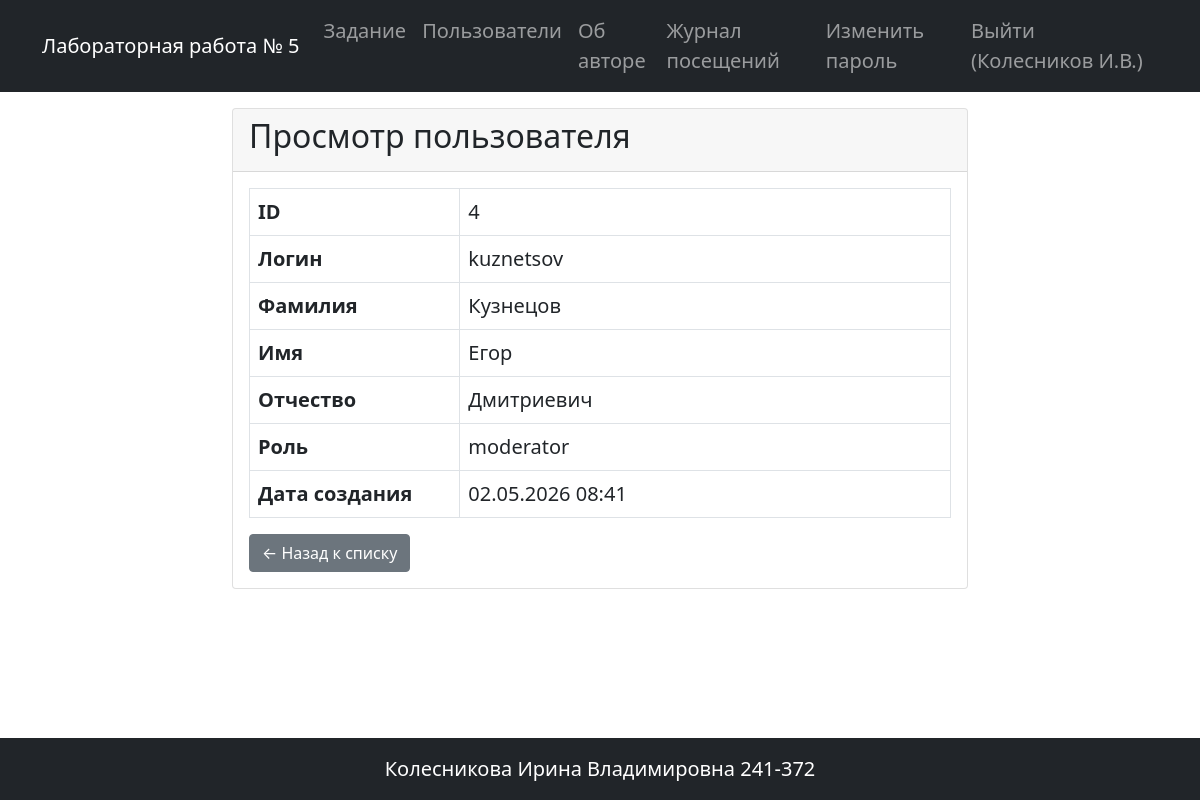
/user/4 (signed in), run on the app's committed database.
### app.py (models this page shows, shortened)
class User(UserMixin, db.Model):
    __tablename__ = 'users'
    id = db.Column(db.Integer, primary_key=True)
    login = db.Column(db.String(50), nullable=False, unique=True)
    password_hash = db.Column(db.String(255), nullable=False)
    last_name = db.Column(db.String(100), nullable=True)
    first_name = db.Column(db.String(100), nullable=False)
    patronymic = db.Column(db.String(100), nullable=True)
    role_id = db.Column(db.Integer, db.ForeignKey('roles.id'), nullable=True)
    created_at = db.Column(db.DateTime, default=datetime.now)
    role = db.relationship('Role', back_populates='users', lazy='select')
    @property
    def short_name(self):
        result = self.last_name if self.last_name else ''
        if self.first_name:
            result += f' {self.first_name[0]}.' if result else f'{self.first_name[0]}.'
        if self.patronymic:
            result += f'{self.patronymic[0]}.' if result else f'{self.patronymic[0]}.'
        return result if result else self.login

class Role(db.Model):
    __tablename__ = 'roles'
    id = db.Column(db.Integer, primary_key=True)
    name = db.Column(db.String(50), nullable=False, unique=True)
    description = db.Column(db.Text, nullable=True)

### app.py (the view)
@app.route('/user/<int:user_id>')
def view_user(user_id):
    user = User.query.get(user_id)
    if not user:
        flash('Пользователь не найден', 'danger')
        return redirect(url_for('user_list'))
    return render_template('view_user.html', title='Просмотр пользователя', user=user)

### app.py (called while the page is built)
@app.before_request
def log_visit():
    if request.endpoint not in ['static', 'login', 'logout']:
        user_id = current_user.id if current_user.is_authenticated else None
        try:
            log = VisitLog(path=request.path, user_id=user_id)
            db.session.add(log)
            db.session.commit()
        except:
            db.session.rollback()

@login_manager.user_loader
def load_user(user_id):
    return User.query.get(int(user_id))

### templates/view_user.html
{% extends 'base.html' %}
{% block content %}
<div class="row justify-content-center">
    <div class="col-md-8">
        <div class="card">
            <div class="card-header">
                <h2>Просмотр пользователя</h2>
            </div>
            <div class="card-body">
                <table class="table table-bordered">
                    <tr>
                        <th style="width: 30%">ID</th>
                        <td>{{ user.id }}</td>
                    </tr>
                    <tr>
                        <th>Логин</th>
                        <td>{{ user.login }}</td>
                    </tr>
                    <tr>
                        <th>Фамилия</th>
                        <td>{{ user.last_name or '—' }}</td>
                    </tr>
                    <tr>
                        <th>Имя</th>
                        <td>{{ user.first_name or '—' }}</td>
                    </tr>
                    <tr>
                        <th>Отчество</th>
                        <td>{{ user.patronymic or '—' }}</td>
                    </tr>
                    <tr>
                        <th>Роль</th>
                        <td>{{ user.role.name if user.role else '—' }}</td>
                    </tr>
                    <tr>
                        <th>Дата создания</th>
                        <td>{{ user.created_at.strftime('%d.%m.%Y %H:%M') if user.created_at else '—' }}</td>
                    </tr>
                </table>
                <div class="mt-3">
                    <a href="{{ url_for('user_list') }}" class="btn btn-secondary">← Назад к списку</a>
                </div>
            </div>
        </div>
    </div>
</div>
{% endblock %}

### templates/base.html (shortened to what this page needs)
<!doctype html>
<html lang="ru">
    <head>
    <link href="https://cdn.jsdelivr.net/npm/bootstrap@5.0.2/dist/css/bootstrap.min.css" rel="stylesheet">
    <link rel="stylesheet" href="{{ url_for('static', filename='styles.css') }}">
    </head>
    <body class="d-flex flex-column min-vh-100">
    <header>
        <nav class="navbar navbar-expand-lg navbar-dark bg-dark">
            <div class="container">
                <a class="navbar-brand" href="{{ url_for('index') }}">Лабораторная работа № 5</a>
                <div class="collapse navbar-collapse" id="navbarSupportedContent">
                    <ul class="navbar-nav ms-auto mb-2 mb-lg-0">
                        <li class="nav-item">
                            <a class="nav-link" href="{{ url_for('index') }}">Задание</a>
                        </li>
                        <li class="nav-item">
                            <a class="nav-link" href="{{ url_for('user_list') }}">Пользователи</a>
                        </li>
                        <li class="nav-item">
                            <a class="nav-link" href="{{ url_for('about') }}">Об авторе</a>
                        </li>
                        {% if current_user.is_authenticated %}
                            {% set role_name = current_user.role.name if current_user.role else 'guest' %}
                            {% if role_name != 'guest' %}
                                <li class="nav-item">
                                    <a class="nav-link" href="{{ url_for('statistics_journal') }}">Журнал посещений</a>
                                </li>
                            {% endif %}
                            <li class="nav-item">
                                <a class="nav-link" href="{{ url_for('change_password') }}">Изменить пароль</a>
                            </li>
                            <li class="nav-item">
                                <a class="nav-link" href="{{ url_for('logout') }}">Выйти ({{ current_user.short_name }})</a>
                            </li>
                        {% else %}
                            <li class="nav-item">
                                <a class="nav-link" href="{{ url_for('login') }}">Вход</a>
                            </li>
                        {% endif %}
                    </ul>
                </div>
            </div>
          </nav>
    </header>
    <main class="flex-grow-1 my-3">
        <div class="container">
            {% block content %}{% endblock %}
        </div>
    </main>
    <footer class="bg-dark text-white mt-5 py-3">
        <div class="container text-center">
            <p class="mb-0">Колесникова Ирина Владимировна 241-372</p>
        </div>
    </footer>
    </body>
</html>

### static/styles.css (style rules this page uses)
body { font-size: 1.25rem; }

### data on the page
User: short_name "Колесников И.В."
User: id "4", login "kuznetsov", last_name "Кузнецов", first_name "Егор", patronymic "Дмитриевич", created_at "02.05.2026 08:41"
Role: role "moderator"
